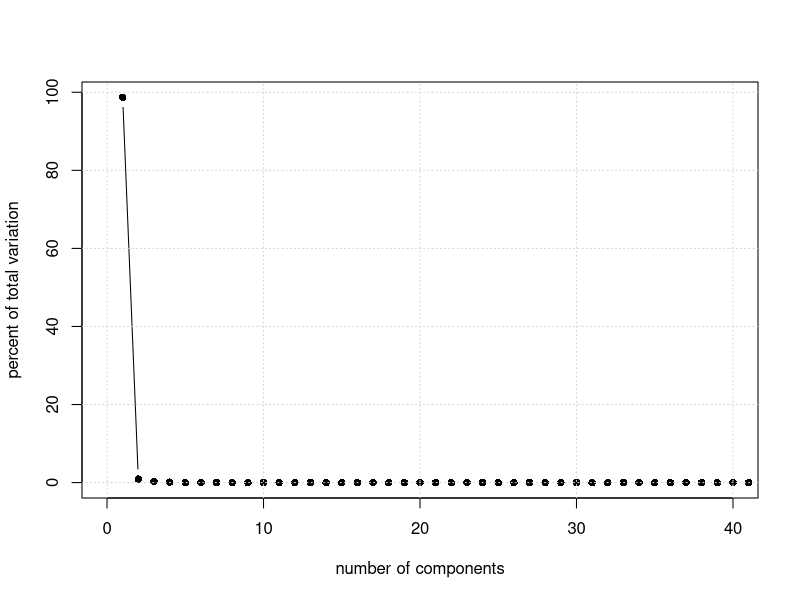

The R script that drew this image: (Note: this script raises an error after producing the figure.)
#6.1


library(caret) 

set.seed(0)
data(tecator) 
#absorp = predictors 
#endpoints = columns of different responses

# Part (b):
#
pr = prcomp( absorp )

vars = pr$sdev^2
total_var = sum(vars)
plot( ( vars/total_var ) * 100, xlim=c(0,40), type='b', pch=16, xlab='number of components', ylab='percent of total variation' )
grid()

# Part (c):
# 
fat = endpoints[,2]
absorp = data.frame(absorp)

# For various models build and then compare performance:
#
set.seed(0)
lm_model = train( absorp, fat, 
                  method="lm", 
                  preProcess=c("center","scale"),
                  trControl=trainControl(method="repeatedcv",repeats=5) )

# For rlm we cannot have a singular predictor covariance matrix thus we preprocess with PCA:
# 
set.seed(0)
rlm_model = train( absorp, fat, 
                   method="rlm",
                   preProcess = c('pca'),
                   trControl=trainControl(method="repeatedcv",repeats=5) )

set.seed(0)
pls_model = train( absorp, fat, method="pls",
                   # the default tuning grid evaluates comonents 1 ... tuneLength
                   tuneLength=40, 
                   preProcess=c("center","scale"), trControl=trainControl(method="repeatedcv",repeats=5) )

# Ridge regression training:
#
ridgeGrid = data.frame(.lambda=seq(0,1,length=20))
set.seed(0)
ridge_model = train( absorp, fat, method="ridge",
                     tuneGrid = ridgeGrid,
                     preProcess=c("center","scale"),
                     trControl=trainControl(method="repeatedcv",repeats=5) )

saveRDS(ridge_model, 'ridgemodel_ans_6.2.rds')
# Elastic net training:
# 
enetGrid = expand.grid(.lambda=seq(0,1,length=20), .fraction=seq(0.05, 1.0, length=20))
set.seed(0)
enet_model = train( absorp, fat, method="enet",
                    tuneGrid = enetGrid,
                    preProcess=c("center","scale"),
                    trControl=trainControl(method="repeatedcv",repeats=5) )
saveRDS(enet_model, 'enetmodel_ans_6.2.rds')

# EPage 82 
resamp = resamples( list(lm=lm_model,rlm=rlm_model,pls=pls_model,enet=enet_model) )
print( summary(resamp) )
dotplot( resamp, metric="RMSE" )
print( summary(diff(resamp)) )

